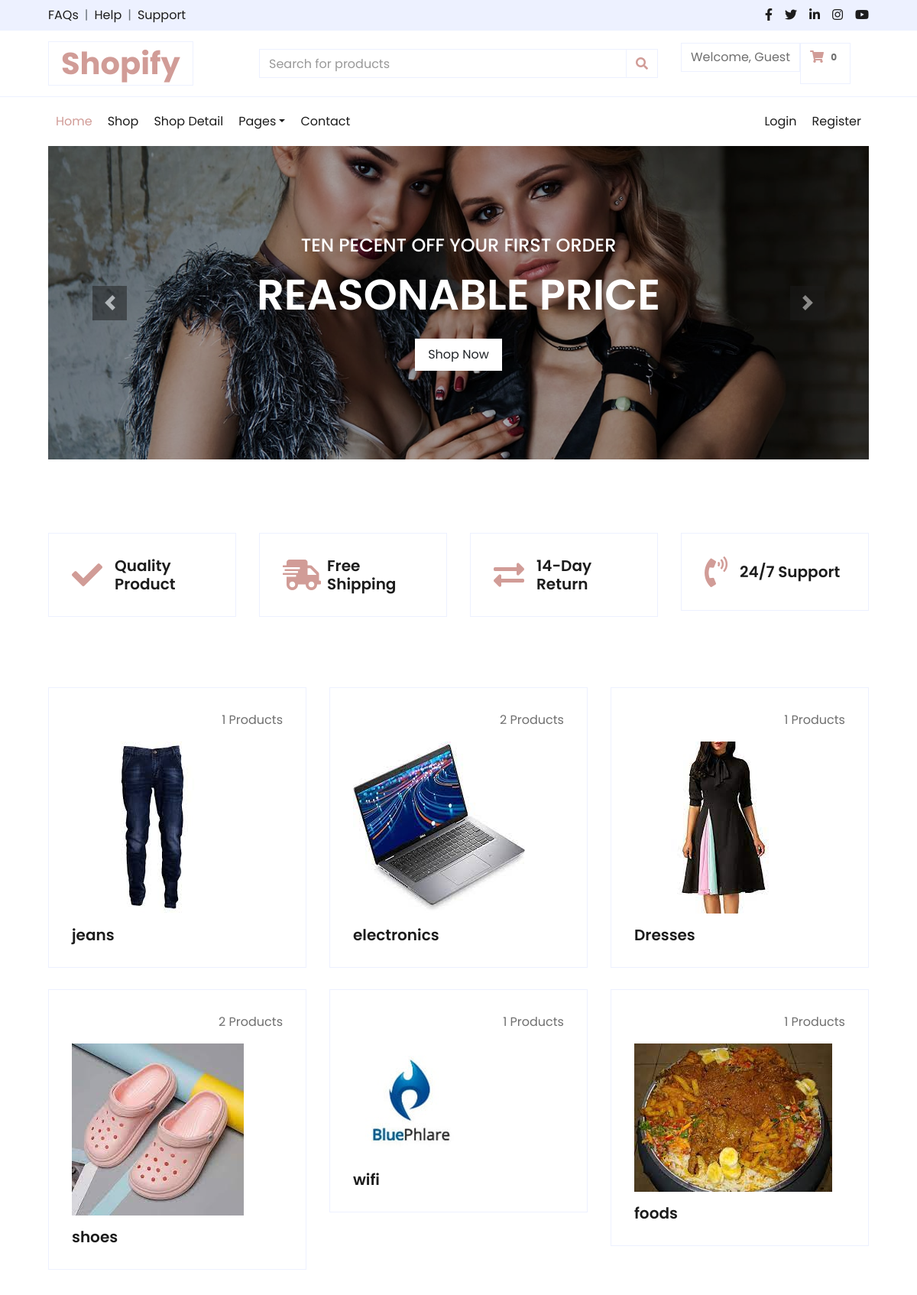
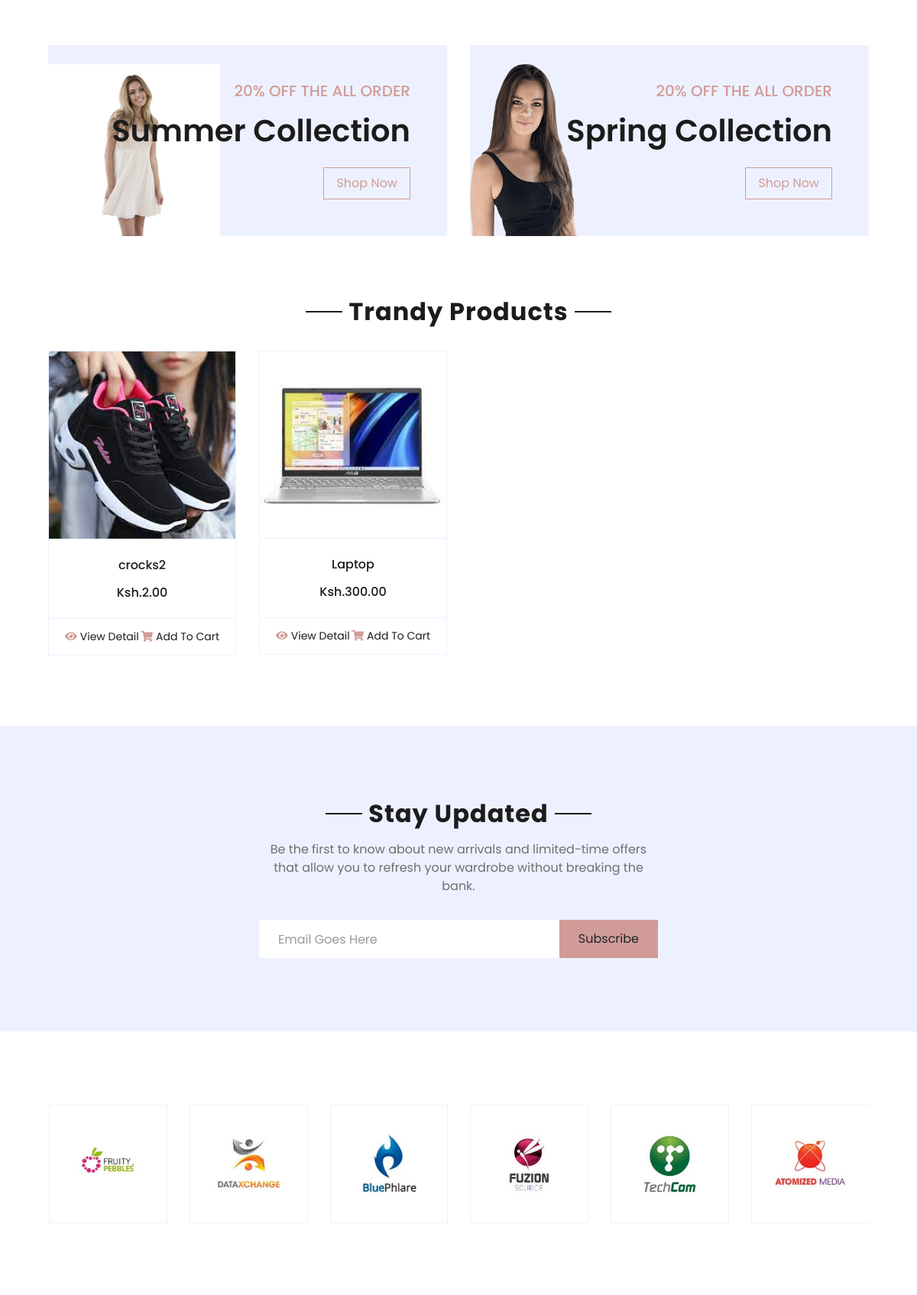
The page / (upper part) on the database its author committed (2 pictures, top to bottom).
### shopify/models.py (models this page shows, shortened)
class homeCaurosel(models.Model):
    text1 = models.CharField(max_length=200, null=True)
    text2 = models.CharField(max_length=200, null=True)
    btn_text = models.CharField(max_length=200, null=True)
    image = models.ImageField(upload_to='media/', default='profile.png')

class Category(models.Model):
    category_name = models.CharField(max_length=30, null=True)

class Product(models.Model):
    Category = models.ForeignKey(Category, on_delete=models.CASCADE, null=True, blank=True)
    product_title = models.CharField(max_length=30, null=True)
    price = models.DecimalField(max_digits=7,decimal_places=2)
    description = models.CharField(max_length=255,null=True)
    sizes = models.CharField(max_length=10, choices=[('XS', 'XS'), ('S', 'S'), ('M', 'M'), ('L', 'L'), ('XL', 'XL')], null=True, blank=True)
    colors = models.CharField(max_length=20, null=True, blank=True)
    digital = models.BooleanField(default=False,null=True, blank=False)
    trendy = models.BooleanField(default=False,null=True, blank=False)
    image = models.ImageField(upload_to='media/', default='profile.png')

class homeCollections(models.Model):
    heading1 = models.CharField(max_length=200, null=True)
    heading2 = models.CharField(max_length=200, null=True)
    btn_text = models.CharField(max_length=200, null=True)
    image = models.ImageField(upload_to='media/', default='profile.png')

### shopify/views.py (the view)
# urls.py: 2. Add a URL to urlpatterns:  path('', views.home, name='home')
def home(request):
    trendy_products = Product.objects.filter(trendy=True)
    image_caurosels = homeCaurosel.objects.all()
    collections = homeCollections.objects.all()
    shuffled_collections = list(collections)
    random.shuffle(shuffled_collections)
    selected_collections = shuffled_collections[:2]
    categories_with_products = (
        Category.objects.annotate(num_products=Count('product'))
        .filter(num_products__gt=0)
        .prefetch_related('product_set')
        .order_by('?')[:6]
    )
    data = cartData(request)
    cartItems = data['cartItems']
    order = data['order']
    items = data['items']
    context = {
        'cartItems': cartItems,
        'items':items,
        'order': order,
        'trendy_products': trendy_products,
        'collections': selected_collections,
        'image_caurosels': image_caurosels,
        'categories_with_products': categories_with_products,
        'name':'home',
    }
    return render(request, 'index.html',context)

### shopify/templates/index.html (shortened to what this page needs)
{% extends 'common.html'%}
{% load static %}
{% block content %}
    <div class="container-fluid pt-5">
        <div class="row px-xl-5 pb-3">
          <div class="col-lg-3 col-md-6 col-sm-12 pb-1">
            <div
              class="d-flex align-items-center border mb-4"
              style="padding: 30px"
            >
              <h1 class="fa fa-check text-primary m-0 mr-3"></h1>
              <h5 class="font-weight-semi-bold m-0">Quality Product</h5>
            </div>
          </div>
          <div class="col-lg-3 col-md-6 col-sm-12 pb-1">
            <div
              class="d-flex align-items-center border mb-4"
              style="padding: 30px"
            >
              <h1 class="fa fa-shipping-fast text-primary m-0 mr-2"></h1>
              <h5 class="font-weight-semi-bold m-0">Free Shipping</h5>
            </div>
          </div>
          <div class="col-lg-3 col-md-6 col-sm-12 pb-1">
            <div
              class="d-flex align-items-center border mb-4"
              style="padding: 30px"
            >
              <h1 class="fas fa-exchange-alt text-primary m-0 mr-3"></h1>
              <h5 class="font-weight-semi-bold m-0">14-Day Return</h5>
            </div>
          </div>
          <div class="col-lg-3 col-md-6 col-sm-12 pb-1">
            <div
              class="d-flex align-items-center border mb-4"
              style="padding: 30px"
            >
              <h1 class="fa fa-phone-volume text-primary m-0 mr-3"></h1>
              <h5 class="font-weight-semi-bold m-0">24/7 Support</h5>
            </div>
          </div>
        </div>
      </div>
      <div class="container-fluid pt-5">
        <div class="row px-xl-5 pb-3">
          {% for category in categories_with_products %}
          <div class="col-lg-4 col-md-6 pb-1">
            <div
              class="cat-item d-flex flex-column border mb-4"
              style="padding: 30px"
            >
              <p class="text-right">{{ category.product_set.count }} Products</p>
              {% if category.product_set.first %}
              <a href="" class="cat-img position-relative overflow-hidden mb-3">
                <img class="img-fluid" src="{{ category.product_set.first.image.url }}" alt="" />
              </a>
              {% endif %}
              <h5 class="font-weight-semi-bold m-0">{{ category.category_name }}</h5>
            </div>
          </div>
          {% endfor %}
        </div>
      </div>
      <div class="container-fluid offer pt-5">
        <div class="row px-xl-5">
          {% for collection in collections%}
          <div class="col-md-6 pb-4">
            <div
              class="position-relative bg-secondary text-center text-md-right text-white mb-2 py-5 px-5"
            >
              <img src="{{collection.image.url}}" alt="" />
              <div class="position-relative" style="z-index: 1">
                <h5 class="text-uppercase text-primary mb-3">
                  {{collection.heading1}}
                </h5>
                <h1 class="mb-4 font-weight-semi-bold">{{collection.heading2}}</h1>
                <a href="{% url 'shopify:shop'%}" class="btn btn-outline-primary py-md-2 px-md-3"
                  >Shop Now</a
                >
              </div>
            </div>
          </div>
          {% endfor%}
        </div>
      </div>
      <div class="container-fluid pt-5">
        <div class="text-center mb-4">
          <h2 class="section-title px-5">
            <span class="px-2">Trandy Products</span>
          </h2>
        </div>
        <div class="row px-xl-5 pb-3">
          {% for product in trendy_products %}
          <div class="col-lg-3 col-md-6 col-sm-12 pb-1">
            <div class="card product-item border-0 mb-4">
              <div
                class="card-header product-img position-relative overflow-hidden bg-transparent border p-0"
              >
                <img
                  class="img-fluid w-100"
                  src="{{ product.image.url }}"
                  alt="{{ product.product_title }}"
                />
              </div>
              <div
                class="card-body border-left border-right text-center p-0 pt-4 pb-3"
              >
                <h6 class="text-truncate mb-3">{{ product.product_title }}</h6>
                <div class="d-flex justify-content-center">
                  <h6>Ksh.{{ product.price|floatformat:2 }}</h6>
                </div>
              </div>
              <div
                class="card-footer d-flex justify-content-between bg-light border"
              >
                <a href="" class="btn btn-sm text-dark p-0"
                  ><i class="fas fa-eye text-primary mr-1"></i>View Detail</a
                >
                <button data-product="{{product.id}}" data-action="add" class="btn btn-sm text-dark p-0 update-cart"><i class="fas fa-shopping-cart text-primary mr-1"></i>Add To Cart</button>
              </div>
            </div>
          </div>
          {% endfor %}
        </div>
      </div>
      <div class="container-fluid bg-secondary my-5">
        <div class="row justify-content-md-center py-5 px-xl-5">
          <div class="col-md-6 col-12 py-5">
            <div class="text-center mb-2 pb-2">
              <h2 class="section-title px-5 mb-3">
                <span class="bg-secondary px-2">Stay Updated</span>
              </h2>
              <p>
                Be the first to know about new arrivals and limited-time offers that
                allow you to refresh your wardrobe without breaking the bank.
              </p>
            </div>
            <form action="">
              <div class="input-group">
                <input
                  type="text"
                  class="form-control border-white p-4"
                  placeholder="Email Goes Here"
                />
                <div class="input-group-append">
                  <button class="btn btn-primary px-4">Subscribe</button>
                </div>
              </div>
            </form>
          </div>
        </div>
      </div>
      <div class="container-fluid py-5">
        <div class="row px-xl-5">
          <div class="col">
            <div class="owl-carousel vendor-carousel">
              <div class="vendor-item border p-4">
                <img src="{% static 'img/vendor-1.jpg' %}" alt="" />
              </div>
              <div class="vendor-item border p-4">
                <img src="{% static 'img/vendor-2.jpg' %}" alt="" />
              </div>
              <div class="vendor-item border p-4">
                <img src="{% static 'img/vendor-3.jpg' %}" alt="" />
              </div>
              <div class="vendor-item border p-4">
                <img src="{% static 'img/vendor-4.jpg' %}" alt="" />
              </div>
              <div class="vendor-item border p-4">
                <img src="{% static 'img/vendor-5.jpg' %}" alt="" />
              </div>
              <div class="vendor-item border p-4">
                <img src="{% static 'img/vendor-6.jpg' %}" alt="" />
              </div>
            </div>
          </div>
        </div>
      </div>
{% endblock%}

### shopify/templates/common.html (shortened to what this page needs)
{% load static %}
<!DOCTYPE html>
<html lang="en">
  <head>
    <link
      href="https://cdnjs.cloudflare.com/ajax/libs/font-awesome/5.10.0/css/all.min.css"
      rel="stylesheet"
    />
    <link
      href="{% static 'lib/owlcarousel/assets/owl.carousel.min.css' %}"
      rel="stylesheet"
    />
    <link href="{% static 'css/style.css'%}" rel="stylesheet" />
    <link href="{% static 'css/style.min.css'%}" rel="stylesheet" />
  </head>
  <body>
    <div class="container-fluid">
      <div class="row bg-secondary py-2 px-xl-5">
        <div class="col-lg-6 d-none d-lg-block">
          <div class="d-inline-flex align-items-center">
            <a class="text-dark" href="">FAQs</a>
            <span class="text-muted px-2">|</span>
            <a class="text-dark" href="">Help</a>
            <span class="text-muted px-2">|</span>
            <a class="text-dark" href="">Support</a>
          </div>
        </div>
        <div class="col-lg-6 text-center text-lg-right">
          <div class="d-inline-flex align-items-center">
            <a class="text-dark px-2" href="">
              <i class="fab fa-facebook-f"></i>
            </a>
            <a class="text-dark px-2" href="">
              <i class="fab fa-twitter"></i>
            </a>
            <a class="text-dark px-2" href="">
              <i class="fab fa-linkedin-in"></i>
            </a>
            <a class="text-dark px-2" href="">
              <i class="fab fa-instagram"></i>
            </a>
            <a class="text-dark pl-2" href="">
              <i class="fab fa-youtube"></i>
            </a>
          </div>
        </div>
      </div>
      <div class="row align-items-center py-3 px-xl-5">
        <div class="col-lg-3 d-none d-lg-block">
          <a href="{% url 'shopify:home'%}" class="text-decoration-none">
            <h1 class="m-0 display-5 font-weight-semi-bold">
              <span class="text-primary font-weight-bold border px-3 mr-1"
                >Shopify</span
              >
            </h1>
          </a>
        </div>
        <div class="col-lg-6 col-6 text-left">
          <form action="">
            <div class="input-group">
              <input
                type="text"
                class="form-control"
                placeholder="Search for products"
              />
              <div class="input-group-append">
                <span class="input-group-text bg-transparent text-primary">
                  <i class="fa fa-search"></i>
                </span>
              </div>
            </div>
          </form>
        </div>
        <div class="col-lg-3 col-6 text-right d-flex flex-wrap">
          <p class="btn border">
          </p>
          <a href="{% url 'shopify:cart'%}" class="btn border">
            <i class="fas fa-shopping-cart text-primary"></i>
            <span class="badge">
              {{cartItems}}
            </span>
          </a>
        </div>
      </div>
    </div>
    {% if name == 'home'%}
    <div class="container-fluid mb-5">
      <div class="row border-top px-xl-5">
        <div class="col-lg-12">
          <nav
            class="navbar navbar-expand-lg bg-light navbar-light py-3 py-lg-0 px-0"
          >
            <div
              class="collapse navbar-collapse justify-content-between"
              id="navbarCollapse"
            >
              <div class="navbar-nav mr-auto py-0">
                <a
                  href="{% url 'shopify:home'%}"
                  class="nav-item nav-link active"
                  >Home</a
                >
                <a href="{% url 'shopify:shop'%}" class="nav-item nav-link"
                  >Shop</a
                >
                <a href="{% url 'shopify:detail'%}" class="nav-item nav-link"
                  >Shop Detail</a
                >
                <div class="nav-item dropdown">
                  <a
                    href="#"
                    class="nav-link dropdown-toggle"
                    data-toggle="dropdown"
                    >Pages</a
                  >
                </div>
                <a href="{% url 'shopify:contact'%}" class="nav-item nav-link"
                  >Contact</a
                >
              </div>
              <div class="navbar-nav ml-auto py-0">
                <a href="{% url 'shopify:signin'%}" id="loginLink" class="nav-item nav-link"
                  >Login</a
                >
                <a href="{% url 'shopify:register'%}" id="registerLink" class="nav-item nav-link"
                  >Register</a
                >
              </div>
            </div>
          </nav>
          <div id="header-carousel" class="carousel slide" data-ride="carousel">
            <div class="carousel-inner">
              {% for caurosel in image_caurosels%}
              <div class="carousel-item {% if forloop.first %}active{% endif %}" style="height: 410px">
                <img
                  class="img-fluid"
                  src="{{ caurosel.image.url }}"
                  alt="Image"
                />
                <div
                  class="carousel-caption d-flex flex-column align-items-center justify-content-center"
                >
                  <div class="p-3" style="max-width: 700px">
                    <h4
                      class="text-light text-uppercase font-weight-medium mb-3"
                    >
                      {{caurosel.text1}}
                    </h4>
                    <h3 class="display-4 text-white font-weight-semi-bold mb-4">
                      {{caurosel.text2}}
                    </h3>
                    <a href="{% url 'shopify:shop'%}" class="btn btn-light py-2 px-3">{{caurosel.btn_text}}</a>
                  </div>
                </div>
              </div>
              {% endfor %}
            </div>
            <a
              class="carousel-control-prev"
              href="#header-carousel"
              data-slide="prev"
            >
              <div class="btn btn-dark" style="width: 45px; height: 45px">
                <span class="carousel-control-prev-icon mb-n2"></span>
              </div>
            </a>
            <a
              class="carousel-control-next"
              href="#header-carousel"
              data-slide="next"
            >
              <div class="btn btn-dark" style="width: 45px; height: 45px">
                <span class="carousel-control-next-icon mb-n2"></span>
              </div>
            </a>
          </div>
        </div>
      </div>
    </div>
    {% endif%}
    {% block content%}
    {% endblock %}
  </body>
</html>

### rows shown on the page
homeCaurosel: image (picture), text1 "TEN PECENT OFF YOUR FIRST ORDER", text2 "REASONABLE PRICE", btn_text "Shop Now"
Category: product_set.count "1", product_set.first.image (picture), category_name "jeans"
Category: product_set.count "2", product_set.first.image (picture), category_name "electronics"
Category: product_set.count "1", product_set.first.image (picture), category_name "Dresses"
Category: product_set.count "2", product_set.first.image (picture), category_name "shoes"
Category: product_set.count "1", product_set.first.image (picture), category_name "wifi"
Category: product_set.count "1", product_set.first.image (picture), category_name "foods"
homeCollections: image (picture), heading1 "20% OFF THE ALL ORDER", heading2 "Summer Collection"
homeCollections: image (picture), heading1 "20% OFF THE ALL ORDER", heading2 "Spring Collection"
Product: image (picture), product_title "crocks2", price "2.00"
Product: image (picture), product_title "Laptop", price "300.00"

### other values the page prints
{{ cartItems }} "0"
